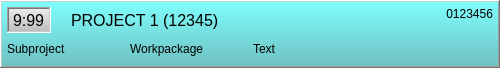
<?xml version="1.0" encoding="UTF-8"?>
<ui version="4.0">
 <class>timeAssignmentStrip</class>
 <widget class="QFrame" name="timeAssignmentStrip">
  <property name="geometry">
   <rect>
    <x>0</x>
    <y>0</y>
    <width>500</width>
    <height>68</height>
   </rect>
  </property>
  <property name="styleSheet">
   <string notr="true">#timeAssignmentStrip { background-color: qlineargradient( x1:0 y1:0, x2:0 y2:1, stop:0 #7FFFFF, stop:1 #6FBFBF); }</string>
  </property>
  <property name="frameShape">
   <enum>QFrame::WinPanel</enum>
  </property>
  <property name="frameShadow">
   <enum>QFrame::Raised</enum>
  </property>
  <layout class="QVBoxLayout" name="verticalLayout" stretch="0,0">
   <property name="spacing">
    <number>3</number>
   </property>
   <property name="leftMargin">
    <number>5</number>
   </property>
   <property name="topMargin">
    <number>5</number>
   </property>
   <property name="rightMargin">
    <number>5</number>
   </property>
   <property name="bottomMargin">
    <number>5</number>
   </property>
   <item>
    <layout class="QHBoxLayout" name="horizontalLayout" stretch="0,1,0">
     <property name="spacing">
      <number>20</number>
     </property>
     <item>
      <widget class="QLabel" name="labelTime">
       <property name="font">
        <font>
         <pointsize>12</pointsize>
        </font>
       </property>
       <property name="styleSheet">
        <string notr="true">QLabel { background-color: qlineargradient( x1:0 y1:0, x2:0 y2:1, stop:0 #EEEEEE, stop:1 #BBBBBB); }</string>
       </property>
       <property name="frameShape">
        <enum>QFrame::WinPanel</enum>
       </property>
       <property name="frameShadow">
        <enum>QFrame::Sunken</enum>
       </property>
       <property name="text">
        <string notr="true">9:99</string>
       </property>
      </widget>
     </item>
     <item>
      <widget class="QLabel" name="labelProject">
       <property name="font">
        <font>
         <pointsize>12</pointsize>
        </font>
       </property>
       <property name="text">
        <string notr="true">PROJECT 1 (12345)</string>
       </property>
      </widget>
     </item>
     <item>
      <widget class="QLabel" name="labelId">
       <property name="text">
        <string notr="true">0123456</string>
       </property>
       <property name="alignment">
        <set>Qt::AlignRight|Qt::AlignTop|Qt::AlignTrailing</set>
       </property>
      </widget>
     </item>
    </layout>
   </item>
   <item>
    <layout class="QHBoxLayout" name="horizontalLayout_2" stretch="0,0,1">
     <item>
      <widget class="QLabel" name="labelSubproject">
       <property name="minimumSize">
        <size>
         <width>120</width>
         <height>0</height>
        </size>
       </property>
       <property name="text">
        <string notr="true">Subproject</string>
       </property>
      </widget>
     </item>
     <item>
      <widget class="QLabel" name="labelWorkpackage">
       <property name="minimumSize">
        <size>
         <width>120</width>
         <height>0</height>
        </size>
       </property>
       <property name="text">
        <string notr="true">Workpackage</string>
       </property>
      </widget>
     </item>
     <item>
      <widget class="QLabel" name="labelText">
       <property name="text">
        <string notr="true">Text</string>
       </property>
      </widget>
     </item>
    </layout>
   </item>
  </layout>
 </widget>
 <resources/>
 <connections/>
</ui>
